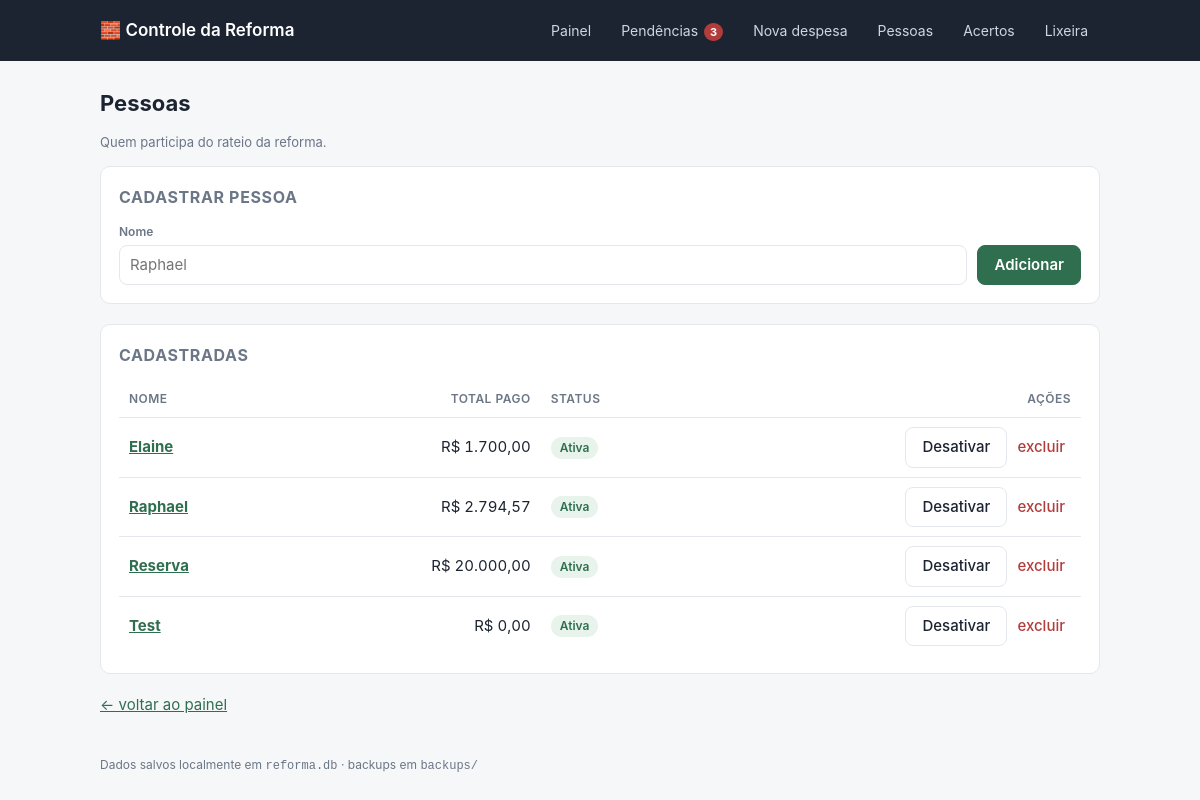
/pessoas, run on an earlier commit of the app's database.
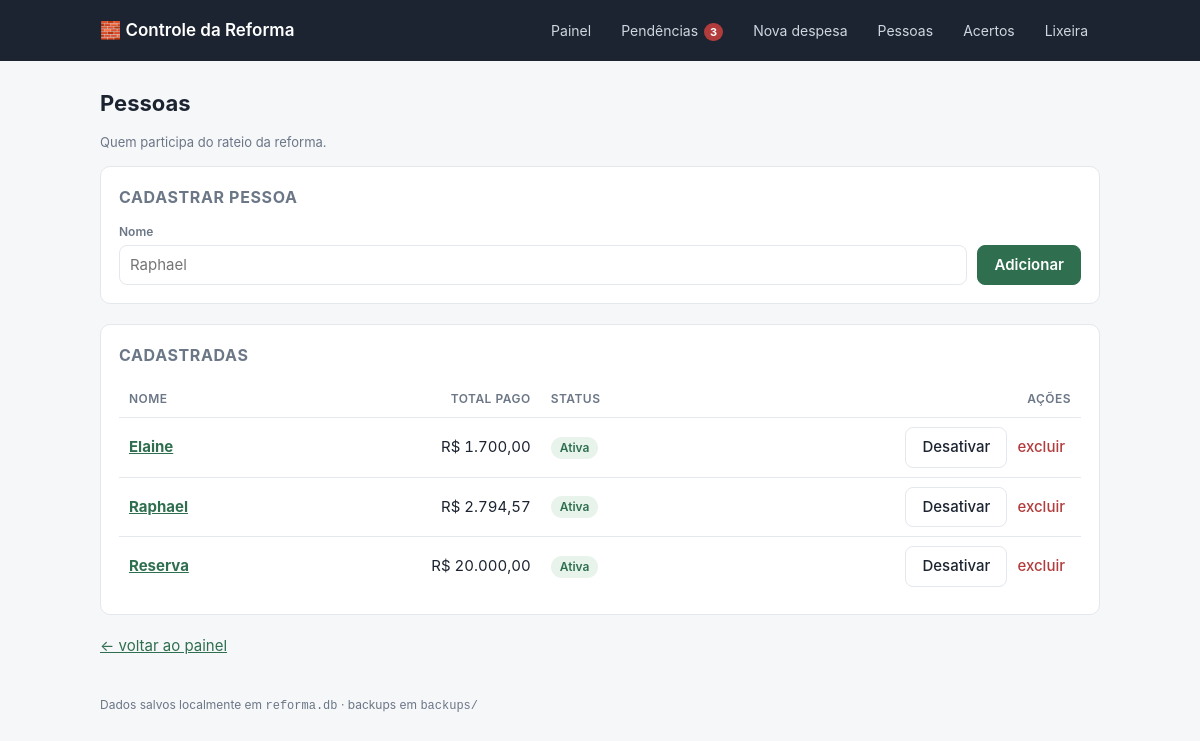
And on a later commit of the database.
### tables this page shows
CREATE TABLE pessoa (
    id      INTEGER PRIMARY KEY AUTOINCREMENT,
    nome    TEXT NOT NULL UNIQUE,
    ativo   INTEGER NOT NULL DEFAULT 1
);

### app.py (the view, shortened to what this page needs)
@app.route("/pessoas", methods=["GET", "POST"])
def pessoas():
    return render_template(
        "pessoas.html",
        pessoas=db.listar_pessoas(),
        resumo=db.resumo_pessoas_geral(),
    )

### app.py (called while the page is built)
def brl(centavos):
    if centavos is None:
        centavos = 0
    sinal = "-" if centavos < 0 else ""
    centavos = abs(int(centavos))
    inteiro, cents = divmod(centavos, 100)
    return f"{sinal}R$ {inteiro:,.0f}".replace(",", ".") + f",{cents:02d}"

@app.after_request
def backup_apos_alteracao(response):
    if request.method == "POST":
        try:
            backup.fazer_backup()
        except Exception as e:  # backup nunca pode derrubar o app
            print(f"[backup] falhou: {e}")
    return response

def calcular_pendencias():
    hoje = date.today()
    grupos = {"vencidas": [], "proximas": [], "futuras": []}
    for pc in db.parcelas_pendentes():
        try:
            dias = (date.fromisoformat(pc["vencimento"]) - hoje).days
        except ValueError:
            continue
        item = dict(pc, dias=dias, falta=pc["valor"] - pc["pago"])
        if dias < 0:
            grupos["vencidas"].append(item)
        elif dias <= DIAS_AVISO:
            grupos["proximas"].append(item)
        else:
            grupos["futuras"].append(item)
    return grupos

### templates/pessoas.html (shortened to what this page needs)
{% extends "base.html" %}
{% block conteudo %}
<h1>Pessoas</h1>
<p class="suave pequeno">Quem participa do rateio da reforma.</p>
<div class="card">
  <h2>Cadastrar pessoa</h2>
  <form method="post" class="linha">
    <div class="campo cresce">
      <label for="nome">Nome</label>
      <input id="nome" name="nome" required placeholder="Raphael">
    </div>
    <button type="submit">Adicionar</button>
  </form>
</div>
<div class="card">
  <h2>Cadastradas</h2>
  {% if pessoas %}
  <table>
    <thead><tr><th>Nome</th><th class="num">Total pago</th><th>Status</th><th class="num">Ações</th></tr></thead>
    <tbody>
      {% for p in pessoas %}
      {% set r = (resumo | selectattr('id', 'equalto', p.id) | list | first) %}
      <tr>
        <td><a href="{{ url_for('detalhe_pessoa', pessoa_id=p.id) }}"><strong>{{ p.nome }}</strong></a></td>
        <td class="num">{{ (r.total if r else 0)|brl }}</td>
        <td>{% if p.ativo %}<span class="tag ok">Ativa</span>{% else %}<span class="tag off">Inativa</span>{% endif %}</td>
        <td class="num">
          <form method="post" action="{{ url_for('alternar_pessoa', pessoa_id=p.id) }}" style="display:inline">
            <button class="secundario" type="submit">{% if p.ativo %}Desativar{% else %}Reativar{% endif %}</button>
          </form>
          <form method="post" action="{{ url_for('remover_pessoa', pessoa_id=p.id) }}" style="display:inline"
                onsubmit="return confirm('Excluir {{ p.nome }}?')">
            <button class="link" type="submit">excluir</button>
          </form>
        </td>
      </tr>
      {% endfor %}
    </tbody>
  </table>
  {% else %}
    <p class="vazio">Nenhuma pessoa cadastrada.</p>
  {% endif %}
</div>
<p><a href="{{ url_for('index') }}">← voltar ao painel</a></p>
{% endblock %}

What changed in the data, as far as the page shows it:
removed pessoa: nome "Test", total "R$ 0,00", ativo "Ativa"
